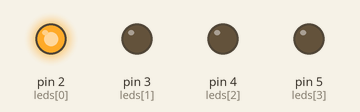
Bench run of a sketch on a simulated Arduino Uno, built with avr-gcc and run on an emulated ATmega328P. Parts: output pins drawn as LEDs (lit = HIGH).

Above: at 0.2 s.
At 1.7 s:
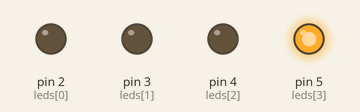
At 2.2 s:
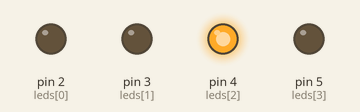
At 5.7 s:
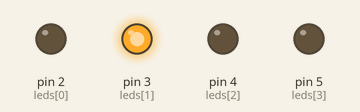
Timing chart, 0 to 6.9 s (numbered marks = the images above):
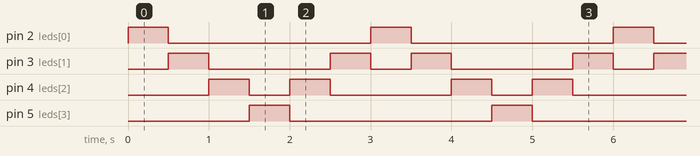

Measured:
- by itself, pin 2 (leds[0]), pin 5 (leds[3]): alternates HIGH for 0.50 s and LOW for 2.5 s
- by itself, pin 3 (leds[1]): repeats every 3.0 s: LOW 1.5 s, HIGH 0.50 s, LOW 0.50 s, HIGH 0.50 s
- by itself, pin 4 (leds[2]): repeats every 3.0 s: LOW 0.50 s, HIGH 0.50 s, LOW 1.5 s, HIGH 0.50 s

The sketch:

More_LEDs.ino
```cpp
const int leds[] = {2, 3, 4, 5}; // store all the pin in array
const int arrayLength = 4;

void setup()
{
    for (int i = 0; i < arrayLength; i++)
    {
        pinMode(leds[i], OUTPUT);
    }
}

void loop()
{
    for (int i = 0; i < arrayLength; i++) //turn on in forward order
    {
        digitalWrite(leds[i], HIGH);
        delay(500);
        digitalWrite(leds[i], LOW);
    }

    for (int i = arrayLength - 2; i > 0; i--) //reverse
    {
        digitalWrite(leds[i], HIGH);
        delay(500);
        digitalWrite(leds[i], LOW);
    }
}
```
